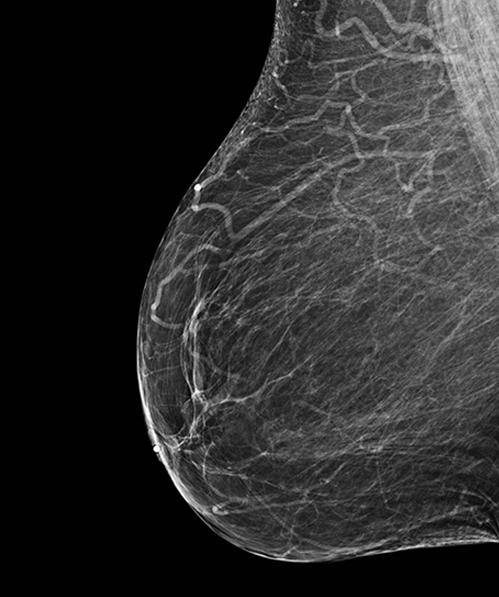
%> input picture 04_Pedro_Zeola/Estudo_04_arquivos/xray01.png, 499 x 597 px
$ octave a04_01.m   (GNU Octave 9; MATLAB toolbox functions it lacks are replaced by stand-ins)
%> lines starting %> are read from the running program, lines starting %| are printed output that depends on the picture
% a04_01 [script]

clear all; close all; clc

%g = imread('grays8bit.png');
g = imread('xray01.png');
%> g is the input picture: size 597x499 uint8; min 0, max 255, mean 44.2
figure; imshow(g)

%Fun玢o de transforma玢o
y = uint8(255:-1:0);
figure;
plot(y); xlim([0 255]); ylim([0 255]);
%> after `ylim([0 255])`:
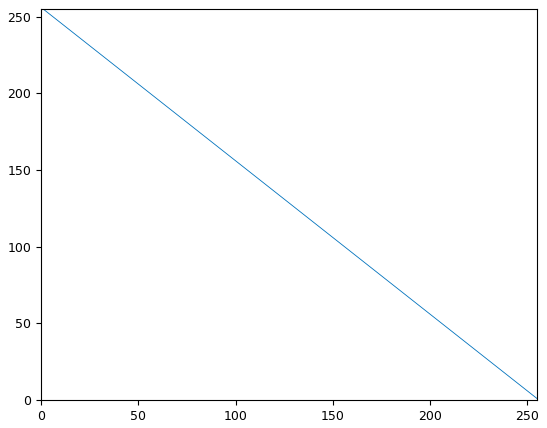
%> figure redrawn from the program's plot data; curve peaks at x = 1, y = 255
gd1 = double(g)+1;

%Aplicando
gt = y(gd1);
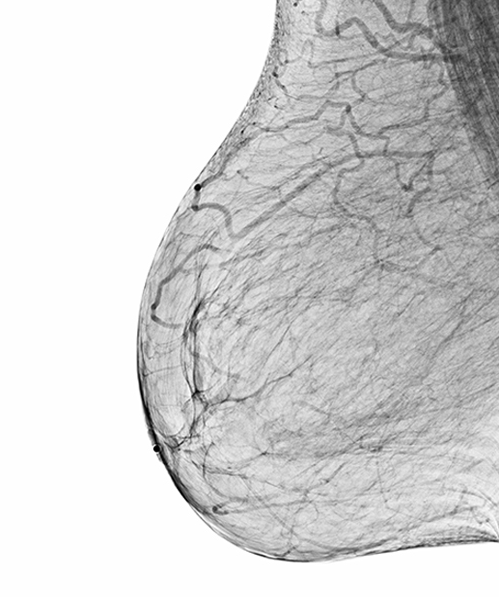
%> gt: size 597x499 uint8; min 0, max 255, mean 210.8
figure, imshow(gt)

$ run again, with 04_Pedro_Zeola/Estudo_04_arquivos/radio.tif saved as 04_Pedro_Zeola/Estudo_04_arquivos/xray01.png
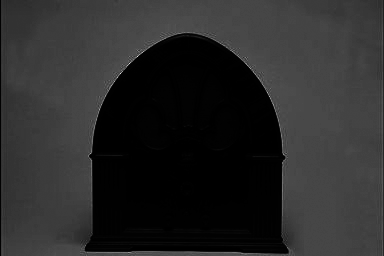
%> input picture 04_Pedro_Zeola/Estudo_04_arquivos/radio.tif, 384 x 256 px
%> g is the input picture: size 256x384 uint8; min 0, max 224, mean 41.7
%> `gt = y(gd1);`:
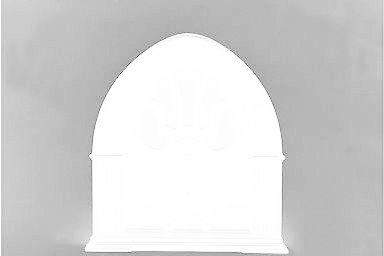
%> gt: size 256x384 uint8; min 31, max 255, mean 213.3
